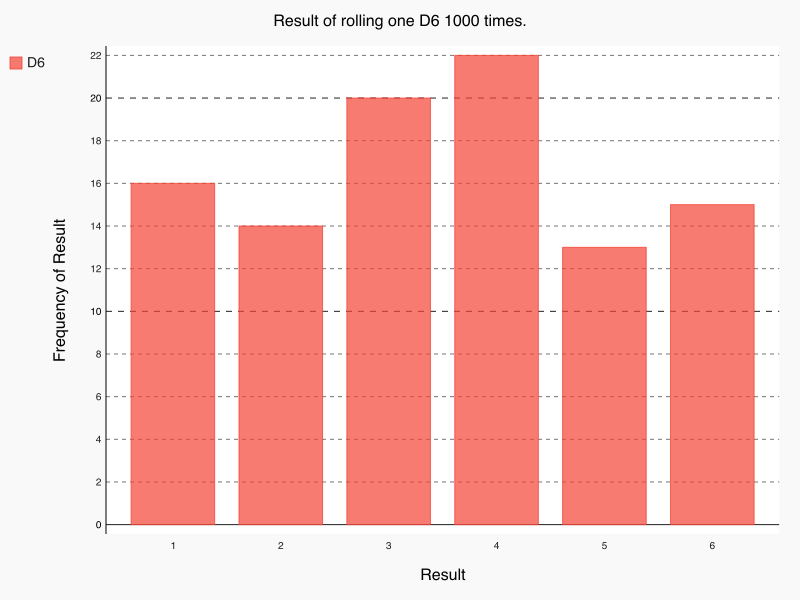

This figure's Python source:
#!/usr/bin/env python
# -*- coding: utf-8 -*-

from die import Die
import pygal

# Create a die.
num_sides = 6
die = Die(num_sides)

# Make some rolls, and store results in a lsit.
results = []
roll_nums = 100
for roll_num in range(roll_nums):
    result = die.roll()
    results.append(result)

# Analyze the results.
frequencies = []
for value in range(1, die.num_sides + 1):
    frequency = results.count(value)
    frequencies.append(frequency)

# Visualize the results.
hist = pygal.Bar()
hist.force_uri_protocol = 'http'
hist.title = "Result of rolling one D6 1000 times."
hist.x_labels = ['1', '2', '3', '4', '5', '6']
hist.x_title = "Result"
hist.y_title = "Frequency of Result"
hist.add('D6', frequencies)
hist.render_to_file('die_visual.svg')
hist.render_to_png('die_visual.png')
